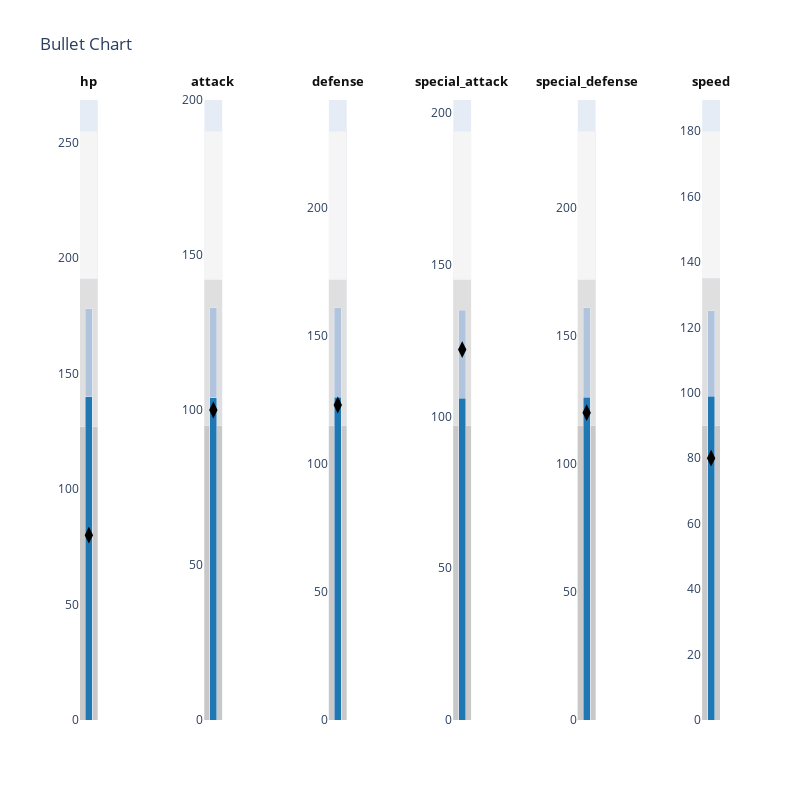

Here is the notebook cell this chart was saved with:
### Code cell
def checkpokemonperformance(x):
    x = df[df["name"] == x]
    data = (
      {"label": "hp", "sublabel": x["hp"].values[0],
       "range": [int(max(df["hp"])*0.5), int(max(df["hp"])*0.75), int(max(df["hp"]))], "performance": [int(max(df["hp"])*0.55),int(max(df["hp"])*0.70)], "point": [x["hp"].values[0]]},
      {"label": "attack", "sublabel": x["attack"].values[0],
       "range": [int(max(df["attack"])*0.5), int(max(df["attack"])*0.75), int(max(df["attack"]))], "performance": [int(max(df["attack"])*0.55),int(max(df["attack"])*0.70)], "point": [x["attack"].values[0]]},
      {"label": "defense", "sublabel": x["defense"].values[0],
       "range": [int(max(df["defense"])*0.5), int(max(df["defense"])*0.75), int(max(df["defense"]))], "performance": [int(max(df["defense"])*0.55),int(max(df["defense"])*0.70)], "point": [x["defense"].values[0]]},
      {"label": "special_attack", "sublabel": x["special_attack"].values[0],
       "range": [int(max(df["special_attack"])*0.5), int(max(df["special_attack"])*0.75), int(max(df["special_attack"]))], "performance": [int(max(df["special_attack"])*0.55),int(max(df["special_attack"])*0.70)], "point": [x["special_attack"].values[0]]},
      {"label": "special_defense", "sublabel": x["special_defense"].values[0],
       "range": [int(max(df["special_defense"])*0.5), int(max(df["special_defense"])*0.75), int(max(df["special_defense"]))], "performance": [int(max(df["special_defense"])*0.55),int(max(df["special_defense"])*0.70)], "point": [x["special_defense"].values[0]]},
      {"label": "speed", "sublabel": x["speed"].values[0],
       "range": [int(max(df["speed"])*0.5), int(max(df["speed"])*0.75), int(max(df["speed"]))], "performance": [int(max(df["speed"])*0.55),int(max(df["speed"])*0.70)], "point": [x["speed"].values[0]]}
    )
    
    fig = ff.create_bullet(
        data, titles='label', subtitles='sublabel', markers='point',
        measures='performance', ranges='range', orientation='v', width=800, height=800
    )

    iplot(fig, filename=f'bullet chart - skills and performance of {x["name"].values[0]}')

checkpokemonperformance("VenusaurMega Venusaur")

### Figure 1 — Plotly figure (JSON) as saved in the notebook; plotly's stock layout.template omitted (floating-point values rounded to 4 significant figures)
{"data": [{"base": 0, "hoverinfo": "y", "marker": {"color": "rgb(245.0, 245.0, 245.0)"}, "name": "ranges", "orientation": "v", "type": "bar", "width": 2, "x": [0], "xaxis": "x", "y": [255], "yaxis": "y"}, {"base": 0, "hoverinfo": "y", "marker": {"color": "rgb(222.5, 222.5, 222.5)"}, "name": "ranges", "orientation": "v", "type": "bar", "width": 2, "x": [0], "xaxis": "x", "y": [191], "yaxis": "y"}, {"base": 0, "hoverinfo": "y", "marker": {"color": "rgb(200.0, 200.0, 200.0)"}, "name": "ranges", "orientation": "v", "type": "bar", "width": 2, "x": [0], "xaxis": "x", "y": [127], "yaxis": "y"}, {"base": 0, "hoverinfo": "y", "marker": {"color": "rgb(176.0, 196.0, 221.0)"}, "name": "measures", "orientation": "v", "type": "bar", "width": 0.4, "x": [0.5], "xaxis": "x", "y": [178], "yaxis": "y"}, {"base": 0, "hoverinfo": "y", "marker": {"color": "rgb(31.0, 119.0, 180.0)"}, "name": "measures", "orientation": "v", "type": "bar", "width": 0.4, "x": [0.5], "xaxis": "x", "y": [140], "yaxis": "y"}, {"hoverinfo": "y", "marker": {"color": "rgb(0, 0, 0)", "size": 12, "symbol": "diamond-tall"}, "name": "markers", "type": "scatter", "x": [0.5], "xaxis": "x", "y": [80], "yaxis": "y"}, {"base": 0, "hoverinfo": "y", "marker": {"color": "rgb(245.0, 245.0, 245.0)"}, "name": "ranges", "orientation": "v", "type": "bar", "width": 2, "x": [0], "xaxis": "x2", "y": [190], "yaxis": "y2"}, {"base": 0, "hoverinfo": "y", "marker": {"color": "rgb(222.5, 222.5, 222.5)"}, "name": "ranges", "orientation": "v", "type": "bar", "width": 2, "x": [0], "xaxis": "x2", "y": [142], "yaxis": "y2"}, {"base": 0, "hoverinfo": "y", "marker": {"color": "rgb(200.0, 200.0, 200.0)"}, "name": "ranges", "orientation": "v", "type": "bar", "width": 2, "x": [0], "xaxis": "x2", "y": [95], "yaxis": "y2"}, {"base": 0, "hoverinfo": "y", "marker": {"color": "rgb(176.0, 196.0, 221.0)"}, "name": "measures", "orientation": "v", "type": "bar", "width": 0.4, "x": [0.5], "xaxis": "x2", "y": [133], "yaxis": "y2"}, {"base": 0, "hoverinfo": "y", "marker": {"color": "rgb(31.0, 119.0, 180.0)"}, "name": "measures", "orientation": "v", "type": "bar", "width": 0.4, "x": [0.5], "xaxis": "x2", "y": [104], "yaxis": "y2"}, {"hoverinfo": "y", "marker": {"color": "rgb(0, 0, 0)", "size": 12, "symbol": "diamond-tall"}, "name": "markers", "type": "scatter", "x": [0.5], "xaxis": "x2", "y": [100], "yaxis": "y2"}, {"base": 0, "hoverinfo": "y", "marker": {"color": "rgb(245.0, 245.0, 245.0)"}, "name": "ranges", "orientation": "v", "type": "bar", "width": 2, "x": [0], "xaxis": "x3", "y": [230], "yaxis": "y3"}, {"base": 0, "hoverinfo": "y", "marker": {"color": "rgb(222.5, 222.5, 222.5)"}, "name": "ranges", "orientation": "v", "type": "bar", "width": 2, "x": [0], "xaxis": "x3", "y": [172], "yaxis": "y3"}, {"base": 0, "hoverinfo": "y", "marker": {"color": "rgb(200.0, 200.0, 200.0)"}, "name": "ranges", "orientation": "v", "type": "bar", "width": 2, "x": [0], "xaxis": "x3", "y": [115], "yaxis": "y3"}, {"base": 0, "hoverinfo": "y", "marker": {"color": "rgb(176.0, 196.0, 221.0)"}, "name": "measures", "orientation": "v", "type": "bar", "width": 0.4, "x": [0.5], "xaxis": "x3", "y": [161], "yaxis": "y3"}, {"base": 0, "hoverinfo": "y", "marker": {"color": "rgb(31.0, 119.0, 180.0)"}, "name": "measures", "orientation": "v", "type": "bar", "width": 0.4, "x": [0.5], "xaxis": "x3", "y": [126], "yaxis": "y3"}, {"hoverinfo": "y", "marker": {"color": "rgb(0, 0, 0)", "size": 12, "symbol": "diamond-tall"}, "name": "markers", "type": "scatter", "x": [0.5], "xaxis": "x3", "y": [123], "yaxis": "y3"}, {"base": 0, "hoverinfo": "y", "marker": {"color": "rgb(245.0, 245.0, 245.0)"}, "name": "ranges", "orientation": "v", "type": "bar", "width": 2, "x": [0], "xaxis": "x4", "y": [194], "yaxis": "y4"}, {"base": 0, "hoverinfo": "y", "marker": {"color": "rgb(222.5, 222.5, 222.5)"}, "name": "ranges", "orientation": "v", "type": "bar", "width": 2, "x": [0], "xaxis": "x4", "y": [145], "yaxis": "y4"}, {"base": 0, "hoverinfo": "y", "marker": {"color": "rgb(200.0, 200.0, 200.0)"}, "name": "ranges", "orientation": "v", "type": "bar", "width": 2, "x": [0], "xaxis": "x4", "y": [97], "yaxis": "y4"}, {"base": 0, "hoverinfo": "y", "marker": {"color": "rgb(176.0, 196.0, 221.0)"}, "name": "measures", "orientation": "v", "type": "bar", "width": 0.4, "x": [0.5], "xaxis": "x4", "y": [135], "yaxis": "y4"}, {"base": 0, "hoverinfo": "y", "marker": {"color": "rgb(31.0, 119.0, 180.0)"}, "name": "measures", "orientation": "v", "type": "bar", "width": 0.4, "x": [0.5], "xaxis": "x4", "y": [106], "yaxis": "y4"}, {"hoverinfo": "y", "marker": {"color": "rgb(0, 0, 0)", "size": 12, "symbol": "diamond-tall"}, "name": "markers", "type": "scatter", "x": [0.5], "xaxis": "x4", "y": [122], "yaxis": "y4"}, {"base": 0, "hoverinfo": "y", "marker": {"color": "rgb(245.0, 245.0, 245.0)"}, "name": "ranges", "orientation": "v", "type": "bar", "width": 2, "x": [0], "xaxis": "x5", "y": [230], "yaxis": "y5"}, {"base": 0, "hoverinfo": "y", "marker": {"color": "rgb(222.5, 222.5, 222.5)"}, "name": "ranges", "orientation": "v", "type": "bar", "width": 2, "x": [0], "xaxis": "x5", "y": [172], "yaxis": "y5"}, {"base": 0, "hoverinfo": "y", "marker": {"color": "rgb(200.0, 200.0, 200.0)"}, "name": "ranges", "orientation": "v", "type": "bar", "width": 2, "x": [0], "xaxis": "x5", "y": [115], "yaxis": "y5"}, {"base": 0, "hoverinfo": "y", "marker": {"color": "rgb(176.0, 196.0, 221.0)"}, "name": "measures", "orientation": "v", "type": "bar", "width": 0.4, "x": [0.5], "xaxis": "x5", "y": [161], "yaxis": "y5"}, {"base": 0, "hoverinfo": "y", "marker": {"color": "rgb(31.0, 119.0, 180.0)"}, "name": "measures", "orientation": "v", "type": "bar", "width": 0.4, "x": [0.5], "xaxis": "x5", "y": [126], "yaxis": "y5"}, {"hoverinfo": "y", "marker": {"color": "rgb(0, 0, 0)", "size": 12, "symbol": "diamond-tall"}, "name": "markers", "type": "scatter", "x": [0.5], "xaxis": "x5", "y": [120], "yaxis": "y5"}, {"base": 0, "hoverinfo": "y", "marker": {"color": "rgb(245.0, 245.0, 245.0)"}, "name": "ranges", "orientation": "v", "type": "bar", "width": 2, "x": [0], "xaxis": "x6", "y": [180], "yaxis": "y6"}, {"base": 0, "hoverinfo": "y", "marker": {"color": "rgb(222.5, 222.5, 222.5)"}, "name": "ranges", "orientation": "v", "type": "bar", "width": 2, "x": [0], "xaxis": "x6", "y": [135], "yaxis": "y6"}, {"base": 0, "hoverinfo": "y", "marker": {"color": "rgb(200.0, 200.0, 200.0)"}, "name": "ranges", "orientation": "v", "type": "bar", "width": 2, "x": [0], "xaxis": "x6", "y": [90], "yaxis": "y6"}, {"base": 0, "hoverinfo": "y", "marker": {"color": "rgb(176.0, 196.0, 221.0)"}, "name": "measures", "orientation": "v", "type": "bar", "width": 0.4, "x": [0.5], "xaxis": "x6", "y": [125], "yaxis": "y6"}, {"base": 0, "hoverinfo": "y", "marker": {"color": "rgb(31.0, 119.0, 180.0)"}, "name": "measures", "orientation": "v", "type": "bar", "width": 0.4, "x": [0.5], "xaxis": "x6", "y": [99], "yaxis": "y6"}, {"hoverinfo": "y", "marker": {"color": "rgb(0, 0, 0)", "size": 12, "symbol": "diamond-tall"}, "name": "markers", "type": "scatter", "x": [0.5], "xaxis": "x6", "y": [80], "yaxis": "y6"}], "layout": {"annotations": [{"font": {"color": "#0f0f0f", "size": 13}, "showarrow": false, "text": "<b>hp</b>", "textangle": 0, "x": 0.01389, "xanchor": "center", "xref": "paper", "y": 1.03, "yanchor": "middle", "yref": "paper"}, {"font": {"color": "#0f0f0f", "size": 13}, "showarrow": false, "text": "<b>attack</b>", "textangle": 0, "x": 0.2083, "xanchor": "center", "xref": "paper", "y": 1.03, "yanchor": "middle", "yref": "paper"}, {"font": {"color": "#0f0f0f", "size": 13}, "showarrow": false, "text": "<b>defense</b>", "textangle": 0, "x": 0.4028, "xanchor": "center", "xref": "paper", "y": 1.03, "yanchor": "middle", "yref": "paper"}, {"font": {"color": "#0f0f0f", "size": 13}, "showarrow": false, "text": "<b>special_attack</b>", "textangle": 0, "x": 0.5972, "xanchor": "center", "xref": "paper", "y": 1.03, "yanchor": "middle", "yref": "paper"}, {"font": {"color": "#0f0f0f", "size": 13}, "showarrow": false, "text": "<b>special_defense</b>", "textangle": 0, "x": 0.7917, "xanchor": "center", "xref": "paper", "y": 1.03, "yanchor": "middle", "yref": "paper"}, {"font": {"color": "#0f0f0f", "size": 13}, "showarrow": false, "text": "<b>speed</b>", "textangle": 0, "x": 0.9861, "xanchor": "center", "xref": "paper", "y": 1.03, "yanchor": "middle", "yref": "paper"}], "barmode": "stack", "height": 800, "margin": {"l": 80}, "showlegend": false, "title": {"text": "Bullet Chart"}, "width": 800, "xaxis": {"anchor": "y", "domain": [0, 0.02778], "range": [0, 1], "showgrid": false, "showticklabels": false, "zeroline": false}, "xaxis2": {"anchor": "y2", "domain": [0.1944, 0.2222], "range": [0, 1], "showgrid": false, "showticklabels": false, "zeroline": false}, "xaxis3": {"anchor": "y3", "domain": [0.3889, 0.4167], "range": [0, 1], "showgrid": false, "showticklabels": false, "zeroline": false}, "xaxis4": {"anchor": "y4", "domain": [0.5833, 0.6111], "range": [0, 1], "showgrid": false, "showticklabels": false, "zeroline": false}, "xaxis5": {"anchor": "y5", "domain": [0.7778, 0.8056], "range": [0, 1], "showgrid": false, "showticklabels": false, "zeroline": false}, "xaxis6": {"anchor": "y6", "domain": [0.9722, 1], "range": [0, 1], "showgrid": false, "showticklabels": false, "zeroline": false}, "yaxis": {"anchor": "x", "domain": [0, 1], "showgrid": false, "tickwidth": 1, "zeroline": false}, "yaxis2": {"anchor": "x2", "domain": [0, 1], "showgrid": false, "tickwidth": 1, "zeroline": false}, "yaxis3": {"anchor": "x3", "domain": [0, 1], "showgrid": false, "tickwidth": 1, "zeroline": false}, "yaxis4": {"anchor": "x4", "domain": [0, 1], "showgrid": false, "tickwidth": 1, "zeroline": false}, "yaxis5": {"anchor": "x5", "domain": [0, 1], "showgrid": false, "tickwidth": 1, "zeroline": false}, "yaxis6": {"anchor": "x6", "domain": [0, 1], "showgrid": false, "tickwidth": 1, "zeroline": false}}}
